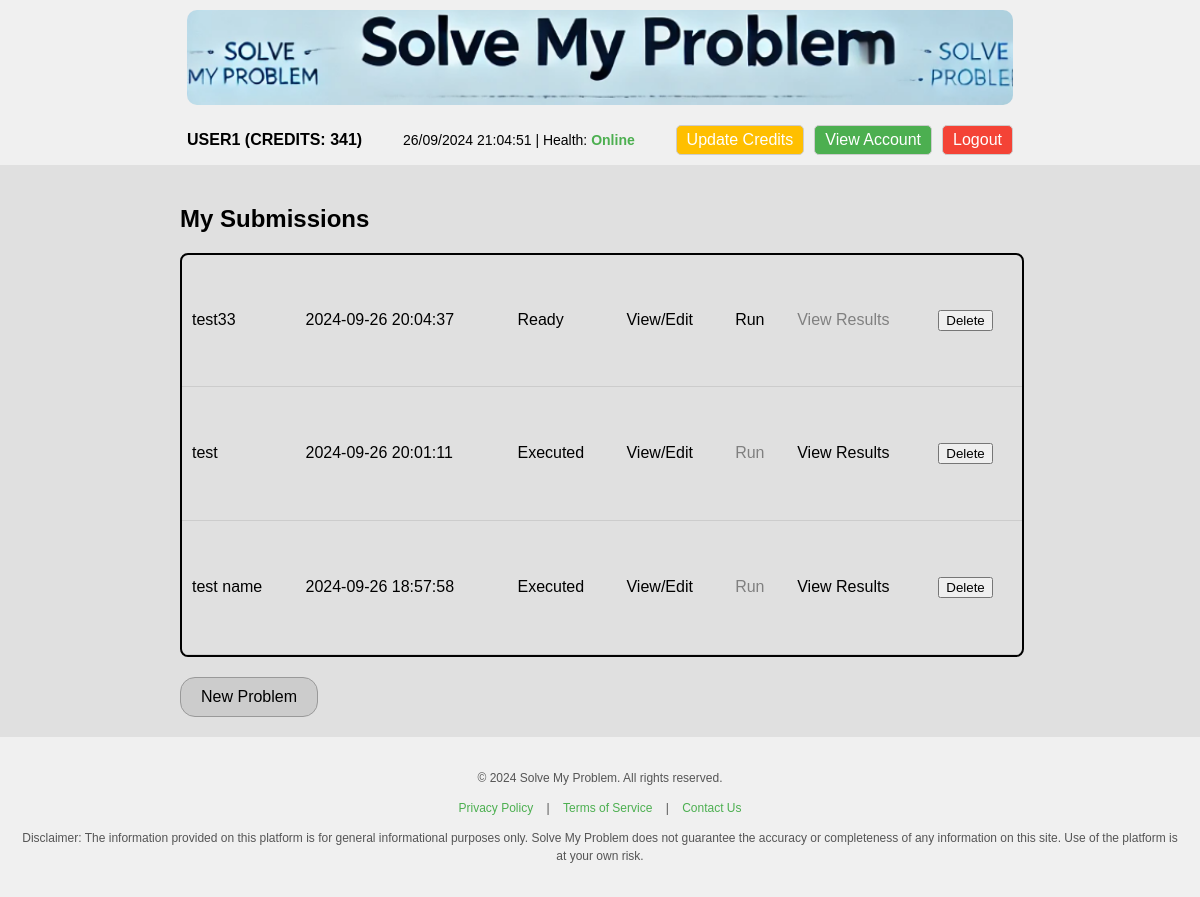
/dashboard (signed in), run on the app's committed database.
### tables this page shows
CREATE TABLE users (
    id INTEGER PRIMARY KEY AUTOINCREMENT,
    username TEXT NOT NULL,
    password TEXT NOT NULL,
    is_admin BOOLEAN NOT NULL CHECK (is_admin IN (0, 1)) DEFAULT 0,
    credits INTEGER NOT NULL DEFAULT 0
);

CREATE TABLE vrp_problems (
    id INTEGER PRIMARY KEY AUTOINCREMENT,
    user_id INTEGER, -- Reference to the user who submitted the problem
    num_vehicles INTEGER, -- Number of vehicles in the problem (nullable)
    depot INTEGER, -- Depot index (nullable)
    max_distance INTEGER, -- Max distance a vehicle can travel (nullable)
    locations INTEGER DEFAULT 0 CHECK(locations BETWEEN 0 AND 3), -- Changed to INTEGER with default 0 and CHECK constraint
    objective_value INTEGER, -- Objective value after running the solver (total distance/cost)
    routes TEXT, -- Store routes as JSON (array of routes for each vehicle)
    result TEXT, -- To store result of the problem execution
    success INTEGER DEFAULT NULL, -- 1 if problem ran successfully, 0 if failed, NULL if not run yet
    status TEXT DEFAULT 'Not Ready', -- Status: Not Ready, Ready to Run, Executed
    created_at DATETIME DEFAULT CURRENT_TIMESTAMP, -- When the problem was created
    updated_at DATETIME DEFAULT CURRENT_TIMESTAMP, -- When the problem was last updated
    name TEXT, execution_time REAL DEFAULT NULL, credits INTEGER DEFAULT NULL, -- Added the 'name' column
    FOREIGN KEY(user_id) REFERENCES users(id)
);

### website.py (the view)
@app.route('/dashboard')
@login_required
def dashboard():
    if current_user.is_admin:
        submissions = fetch_submissions(admin=True)  # Fetch all submissions for admin
        template = 'admin_dashboard.html'
    else:
        submissions = fetch_submissions(user_id=current_user.id)  # Fetch user-specific submissions
        template = 'dashboard.html'
    return render_template(template, username=current_user.username, credits=current_user.credits, submissions=submissions)

### database.py (called while the page is built)
def get_db_connection():
    conn = sqlite3.connect('/app/db/saastest.db')
    conn.row_factory = sqlite3.Row
    return conn

def fetch_user_by_id(user_id):
    conn = get_db_connection()
    user = conn.execute('SELECT * FROM users WHERE id = ?', (user_id,)).fetchone()
    conn.close()
    return user

def fetch_submissions(user_id=None, admin=False):
    conn = get_db_connection()
    if admin:
        submissions = conn.execute('SELECT * FROM vrp_problems ORDER BY created_at DESC').fetchall()
    else:
        submissions = conn.execute('SELECT * FROM vrp_problems WHERE user_id = ? ORDER BY created_at DESC', (user_id,)).fetchall()
    conn.close()
    return submissions

### website.py (called while the page is built)
@login_manager.user_loader
def load_user(user_id):
    user = fetch_user_by_id(user_id)  # Fetch from the database
    if user:
        return User(id=user['id'], username=user['username'], password=user['password'], is_admin=user['is_admin'], credits=user['credits'])
    return None

### templates/dashboard.html (shortened to what this page needs)
{% extends "base.html" %}
{% block page_label %}{{ username  }} (credits: {{ credits }}){% endblock %}
{% block content %}
<div class="dashboard-container">
    <h2>My Submissions</h2>
    <div class="submissions-list">
        <table>
            <tbody>
                {% if submissions %}
                    {% for submission in submissions %}
                    <tr>
                        <td><a href="{{ url_for('view_submission', submission_id=submission.id) }}"> {{ submission.name or "Unamed Submission" }}</a></td>
                        <td>{{ submission.created_at }}</td>
                        <td>{{ submission.status }}</td>
                        <td><a href="{{ url_for('view_submission', submission_id=submission.id) }}">View/Edit</a></td>
                        <td>
                            {% if submission.status == 'Ready' %}
                                <a href="{{ url_for('run_submission', submission_id=submission.id) }}">Run</a>
                            {% else %}
                                <span class="disabled">Run</span>
                            {% endif %}
                        </td>
                        <td>
                            {% if submission.status == 'Executed' %}
                                <a href="{{ url_for('view_results', submission_id=submission.id) }}">View Results</a>
                            {% else %}
                                <span class="disabled">View Results</span>
                            {% endif %}
                        </td>
                        <td>
                            <form action="{{ url_for('delete_submission_route', submission_id=submission.id) }}" method="post" onsubmit="return confirm('Are you sure you want to delete this submission?');">
                                <button type="submit">Delete</button>
                            </form>
                        </td>
                    </tr>
                    {% endfor %}
                {% else %}
                    <tr>
                        <td colspan="7" class="no-submissions">No submissions available</td>
                    </tr>
                {% endif %}
            </tbody>
        </table>
    </div>
    <div class="new-problem-button">
        <a href="{{ url_for('select_model') }}">New Problem</a>
    </div>
</div>
{% endblock %}

### templates/base.html (style rules this page uses)
body { font-family: Arial, sans-serif; margin: 0; padding: 0; display: flex; flex-direction: column; height: 100vh; }

### templates/dashboard.html (style rules this page uses)
.dashboard-container { width: 70%; margin: 0 auto; padding: 20px 0; }
h2 { margin: 20px 0; }
.submissions-list { border: 2px solid black; border-radius: 8px; width: 100%; height: 400px; overflow-y: auto; }
table { width: 100%; height: 100%; border-collapse: collapse; }
table td { padding: 10px; text-align: left; border-bottom: 1px solid #ccc; }
.submissions-list a { color: black; text-decoration: none; }
.disabled { color: grey; cursor: not-allowed; }
.new-problem-button { margin-top: 20px; text-align: left; }
.new-problem-button a { display: inline-block; padding: 10px 20px; background-color: #ccc; color: black; border-radius: 15px; text-decoration: none; border: 1px solid #999; }

### data on the page
users: username "USER1", credits "341"
vrp_problems: name "test33", created_at "2024-09-26 20:04:37", status "Ready", shows "View Results"
vrp_problems: name "test", created_at "2024-09-26 20:01:11", status "Executed", shows "Run"
vrp_problems: name "test name", created_at "2024-09-26 18:57:58", status "Executed", shows "Run"
